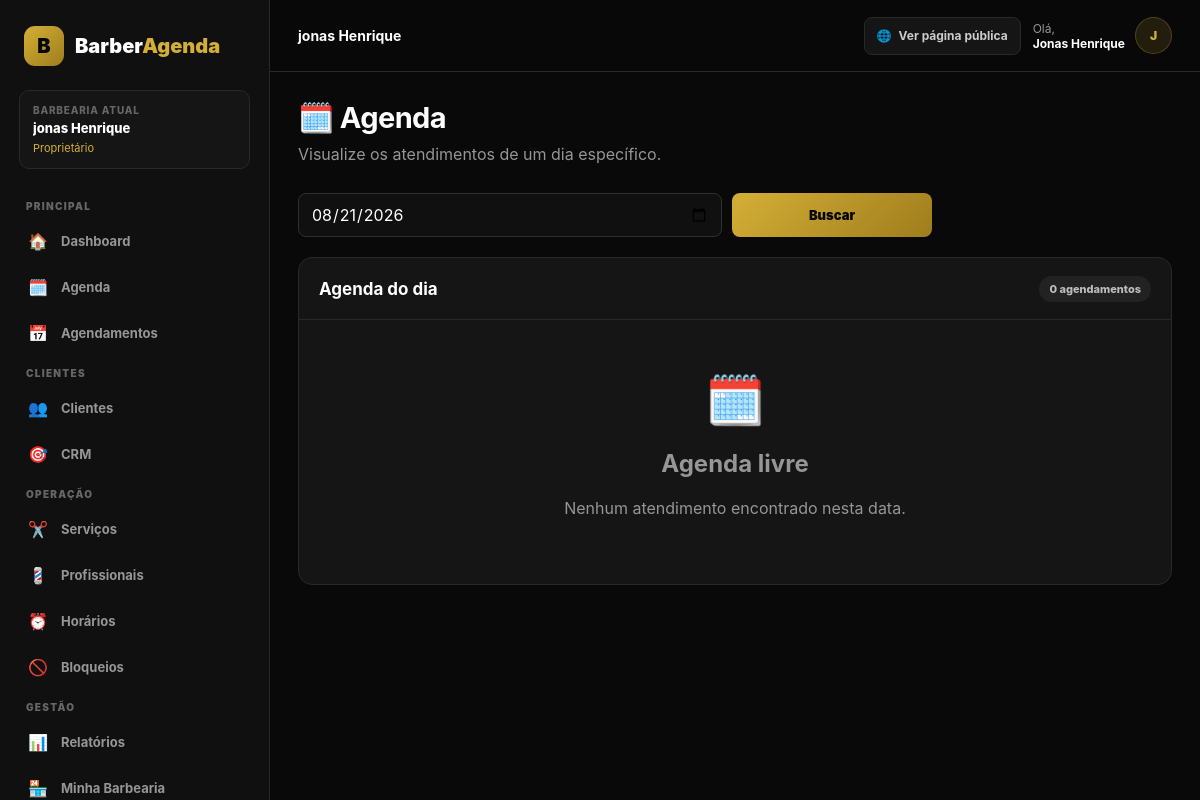
Page /dashboard/agenda/ (signed in) on the committed database.
### apps/barbershops/models.py (models this page shows, shortened)
class Barbershop(models.Model):
    name = models.CharField(
        max_length=150,
    )
    slug = models.SlugField(
        unique=True,
    )
    phone = models.CharField(
        max_length=20,
        blank=True,
    )
    whatsapp = models.CharField(
        max_length=20,
        blank=True,
    )
    address = models.CharField(
        max_length=255,
        blank=True,
    )
    city = models.CharField(
        max_length=100,
        blank=True,
    )
    state = models.CharField(
        max_length=2,
        blank=True,
    )
    logo = models.ImageField(
        upload_to="barbershops/",
        blank=True,
        null=True,
    )
    active = models.BooleanField(
        default=True,
    )
    created_at = models.DateTimeField(
        auto_now_add=True,
    )
    updated_at = models.DateTimeField(
        auto_now=True,
    )

### apps/accounts/models.py (models this page shows, shortened)
class Membership(models.Model):
    ROLE_DEV = "dev"
    ROLE_OWNER = "owner"
    ROLE_MANAGER = "manager"
    ROLE_RECEPTIONIST = "receptionist"
    ROLE_PROFESSIONAL = "professional"
    ROLE_CHOICES = [
        (ROLE_DEV, "Dev"),
        (ROLE_OWNER, "Proprietário"),
        (ROLE_MANAGER, "Gerente"),
        (ROLE_RECEPTIONIST, "Recepcionista"),
        (ROLE_PROFESSIONAL, "Profissional"),
    ]
    user = models.ForeignKey(
        settings.AUTH_USER_MODEL,
        on_delete=models.CASCADE,
        related_name="memberships",
    )
    barbershop = models.ForeignKey(
        Barbershop,
        on_delete=models.CASCADE,
        related_name="memberships",
    )
    role = models.CharField(
        max_length=30,
        choices=ROLE_CHOICES,
    )
    active = models.BooleanField(
        default=True,
    )
    created_at = models.DateTimeField(
        auto_now_add=True,
    )
    updated_at = models.DateTimeField(
        auto_now=True,
    )
    class Meta:
        constraints = [
            models.UniqueConstraint(
                fields=[
                    "user",
                    "barbershop",
                ],
                name="unique_membership",
            )
        ]
    @property
    def is_dev(self):
        return self.role == self.ROLE_DEV
    @property
    def can_manage_barbershop(self):
        return self.role in {
            "dev",
            "owner",
            "manager",
        }
    @property
    def can_manage_bookings(self):
        return self.role in {
            "dev",
            "owner",
            "manager",
            "receptionist",
        }
    @property
    def can_manage_subscription(self):
        return self.role in {
            "dev",
            "owner",
        }

### apps/dashboard/views.py (the view)
@login_required
@barbershop_required
@permission_required("can_manage_bookings")
def agenda(request):
    selected_date = (
        request.GET.get("date")
        or str(timezone.localdate())
    )
    bookings = (
        Booking.objects
        .filter(
            barbershop=request.barbershop,
            date=selected_date,
        )
        .select_related(
            "customer",
            "service",
            "professional",
        )
        .order_by(
            "professional__name",
            "start_time",
        )
    )
    return render(
        request,
        "dashboard/agenda.html",
        {
            "bookings": bookings,
            "selected_date": selected_date,
        },
    )

### apps/dashboard/templates/dashboard/agenda.html (shortened to what this page needs)
{% extends "dashboard/base_dashboard.html" %}
{% block content %}
<div class="page-header">
    <div>
        <h1>🗓️ Agenda</h1>
        <p>
            Visualize os atendimentos
            de um dia específico.
        </p>
    </div>
</div>
<form
    method="get"
    class="filters"
>
    <input
        type="date"
        name="date"
        value="{{ selected_date }}"
    >
    <button
        type="submit"
        class="btn"
    >
        Buscar
    </button>
</form>
<div class="panel">
    <div class="panel-header">
        <h2>
            Agenda do dia
        </h2>
        <span class="badge">
            {{ bookings|length }}
            agendamento{{ bookings|length|pluralize }}
        </span>
    </div>
    {% if bookings %}
        <div class="table-wrapper">
            <table>
                <thead>
                    <tr>
                        <th>Horário</th>
                        <th>Cliente</th>
                        <th>Serviço</th>
                        <th>Profissional</th>
                        <th>Status</th>
                        <th></th>
                    </tr>
                </thead>
                <tbody>
                {% for booking in bookings %}
                    <tr>
                        <td>
                            <strong>
                                {{ booking.start_time|time:"H:i" }}
                            </strong>
                            <div
                                style="
                                    color:var(--muted);
                                    font-size:12px;
                                    margin-top:4px;
                                "
                            >
                                até
                                {{ booking.end_time|time:"H:i" }}
                            </div>
                        </td>
                        <td>
                            {{ booking.customer.name }}
                        </td>
                        <td>
                            {{ booking.service.name }}
                        </td>
                        <td>
                            {{ booking.professional.name }}
                        </td>
                        <td>
                            <span
                                class="
                                    badge
                                    status-{{ booking.status }}
                                "
                            >
                                {{ booking.get_status_display }}
                            </span>
                        </td>
                        <td>
                            <a
                                href="{% url 'dashboard:booking_detail' booking.pk %}"
                                class="btn btn-secondary"
                            >
                                Ver
                            </a>
                        </td>
                    </tr>
                {% endfor %}
                </tbody>
            </table>
        </div>
    {% else %}
        <div class="empty">
            <div style="font-size:48px;">
                🗓️
            </div>
            <h2>
                Agenda livre
            </h2>
            <p>
                Nenhum atendimento
                encontrado nesta data.
            </p>
        </div>
    {% endif %}
</div>
{% endblock %}

### apps/dashboard/templates/dashboard/base_dashboard.html (shortened to what this page needs)
<!DOCTYPE html>
<html lang="pt-BR">
<head>
</head>
<body>
<div class="dashboard-layout">
    <aside
        class="sidebar"
        id="sidebar"
    >
        <a
            href="{% url 'dashboard:home' %}"
            class="logo"
        >
            <div class="logo-icon">
                B
            </div>
            <div>
                Barber<span>Agenda</span>
            </div>
        </a>
        {% if request.barbershop %}
            <div class="sidebar-business">
                <div class="sidebar-business-label">
                    Barbearia atual
                </div>
                <div class="sidebar-business-name">
                    {{ request.barbershop.name }}
                </div>
                {% if request.membership %}
                    <div class="sidebar-role">
                        {% if request.user.is_superuser %}
                            💻 Dev
                        {% else %}
                            {{ request.membership.get_role_display }}
                        {% endif %}
                    </div>
                {% endif %}
            </div>
        {% endif %}
        <div class="sidebar-title">
            Principal
        </div>
        <nav class="menu">
            <a
                href="{% url 'dashboard:home' %}"
                class="menu-link
                "
            >
                <span class="menu-icon">🏠</span>
                Dashboard
            </a>
            <a
                href="{% url 'dashboard:agenda' %}"
                class="menu-link
                "
            >
                <span class="menu-icon">🗓️</span>
                Agenda
            </a>
            <a
                href="{% url 'dashboard:bookings' %}"
                class="menu-link
                "
            >
                <span class="menu-icon">📅</span>
                Agendamentos
            </a>
        </nav>
        <div class="sidebar-title">
            Clientes
        </div>
        <nav class="menu">
            <a
                href="{% url 'dashboard:customers' %}"
                class="menu-link
                "
            >
                <span class="menu-icon">👥</span>
                Clientes
            </a>
            <a
                href="{% url 'dashboard:crm' %}"
                class="menu-link
                "
            >
                <span class="menu-icon">🎯</span>
                CRM
            </a>
        </nav>
        <div class="sidebar-title">
            Operação
        </div>
        <nav class="menu">
            <a
                href="{% url 'dashboard:services' %}"
                class="menu-link
                "
            >
                <span class="menu-icon">✂️</span>
                Serviços
            </a>
            <a
                href="{% url 'dashboard:professionals' %}"
                class="menu-link
                "
            >
                <span class="menu-icon">💈</span>
                Profissionais
            </a>
            <a
                href="{% url 'dashboard:schedules' %}"
                class="menu-link
                "
            >
                <span class="menu-icon">⏰</span>
                Horários
            </a>
            <a
                href="{% url 'dashboard:blocks' %}"
                class="menu-link
                "
            >
                <span class="menu-icon">🚫</span>
                Bloqueios
            </a>
        </nav>
        <div class="sidebar-title">
            Gestão
        </div>
        <nav class="menu">
            <a
                href="{% url 'dashboard:reports' %}"
                class="menu-link
                "
            >
                <span class="menu-icon">📊</span>
                Relatórios
            </a>
            {% if request.user.is_superuser or request.membership.can_manage_barbershop %}
                <a
                    href="{% url 'dashboard:barbershop_settings' %}"
                    class="menu-link
                    "
                >
                    <span class="menu-icon">🏪</span>
                    Minha Barbearia
                </a>
            {% endif %}
        </nav>
    </aside>
    <main class="main">
        <header class="topbar">
            <div class="topbar-left">
                <div class="topbar-title">
                    {% if request.barbershop %}
                        {{ request.barbershop.name }}
                    {% else %}
                        Painel da Barbearia
                    {% endif %}
                </div>
            </div>
            <div class="topbar-actions">
                {% if request.barbershop %}
                    <a
                        href="/b/{{ request.barbershop.slug }}/"
                        target="_blank"
                        class="public-page-button"
                    >
                        🌐
                        <span>
                            Ver página pública
                        </span>
                    </a>
                {% endif %}
                <div class="topbar-user">
                    <div class="topbar-user-text">
                        Olá,
                        <strong>
                            {% if request.user.first_name %}
                                {{ request.user.first_name }}
                            {% else %}
                                {{ request.user.username }}
                            {% endif %}
                        </strong>
                    </div>
                    <div class="user-avatar">
                        {% if request.user.first_name %}
                            {{ request.user.first_name|first|upper }}
                        {% else %}
                            {{ request.user.username|first|upper }}
                        {% endif %}
                    </div>
                </div>
            </div>
        </header>
        <div class="content">
            {% block content %}
            {% endblock %}
        </div>
    </main>
</div>
</body>
</html>

### rows in the picture
Barbershop: barbershop.name "jonas Henrique"
Membership: membership.role "Proprietário"

### other values in the picture
{{ request.user.first_name }} "Jonas Henrique"
{{ request.user.first_name|first|upper }} "J"
{{ bookings|length }} "0"
